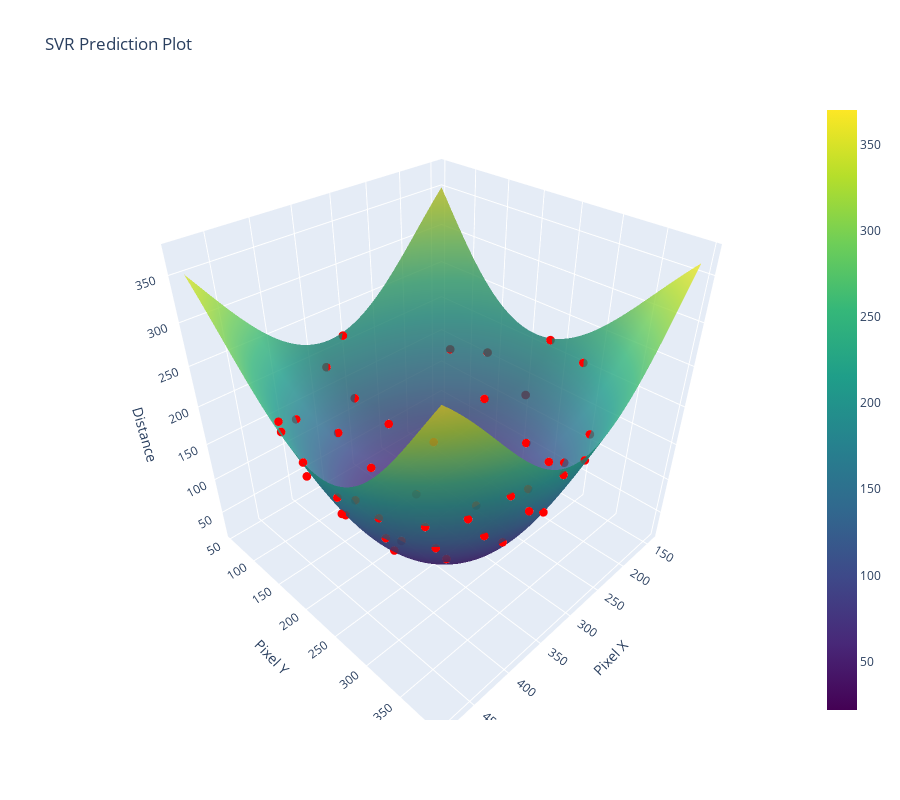

Notebook source saved alongside this figure:
### Code cell
plot_prediction_curve(svr_model, X_test, y_test, title="SVR Prediction Plot")

### Figure 1 — Plotly figure (JSON) as saved in the notebook; plotly's stock layout.template omitted (floating-point values rounded to 4 significant figures; data arrays with more than 128 entries replaced by an {"elided": "..."} marker saying what was removed)
{"data": [{"colorscale": [[0, "#440154"], [0.1111, "#482878"], [0.2222, "#3e4989"], [0.3333, "#31688e"], [0.4444, "#26828e"], [0.5556, "#1f9e89"], [0.6667, "#35b779"], [0.7778, "#6ece58"], [0.8889, "#b5de2b"], [1, "#fde725"]], "name": "Predicted Surface", "opacity": 0.8, "type": "surface", "x": {"elided": "100x100 float values"}, "y": {"elided": "100x100 float values"}, "z": {"elided": "100x100 float values"}}, {"marker": {"color": "red", "size": 3}, "mode": "markers", "name": "Actual Points", "type": "scatter3d", "x": [468, 190, 417, 409, 340, 351, 169, 381, 455, 436, 215, 254, 481, 301, 252, 194, 380, 362, 167, 157, 343, 381, 411, 237, 143, 307, 430, 341, 326, 433, 264, 473, 315, 319, 456, 290, 354, 390, 483, 200, 466, 368, 220, 411], "y": [160, 177, 107, 354, 133, 377, 224, 378, 286, 271, 347, 369, 213, 169, 150, 121, 349, 104, 159, 291, 342, 300, 253, 290, 234, 55, 199, 64, 393, 324, 235, 250, 368, 84, 230, 110, 395, 164, 184, 254, 192, 215, 323, 315], "z": [215.1, 127.5, 176.8, 190.4, 79.06, 176.8, 145.8, 215.1, 176.8, 127.5, 176.8, 176.8, 215.1, 35.36, 79.06, 176.8, 145.8, 127.5, 176.8, 215.1, 106.1, 79.06, 79.06, 79.06, 215.1, 215.1, 106.1, 190.4, 215.1, 176.8, 35.36, 190.4, 145.8, 145.8, 145.8, 106.1, 247.5, 79.06, 247.5, 106.1, 176.8, 35.36, 127.5, 127.5]}], "layout": {"height": 800, "scene": {"xaxis": {"title": {"text": "Pixel X"}}, "yaxis": {"title": {"text": "Pixel Y"}}, "zaxis": {"title": {"text": "Distance"}}}, "title": {"text": "SVR Prediction Plot"}}}
